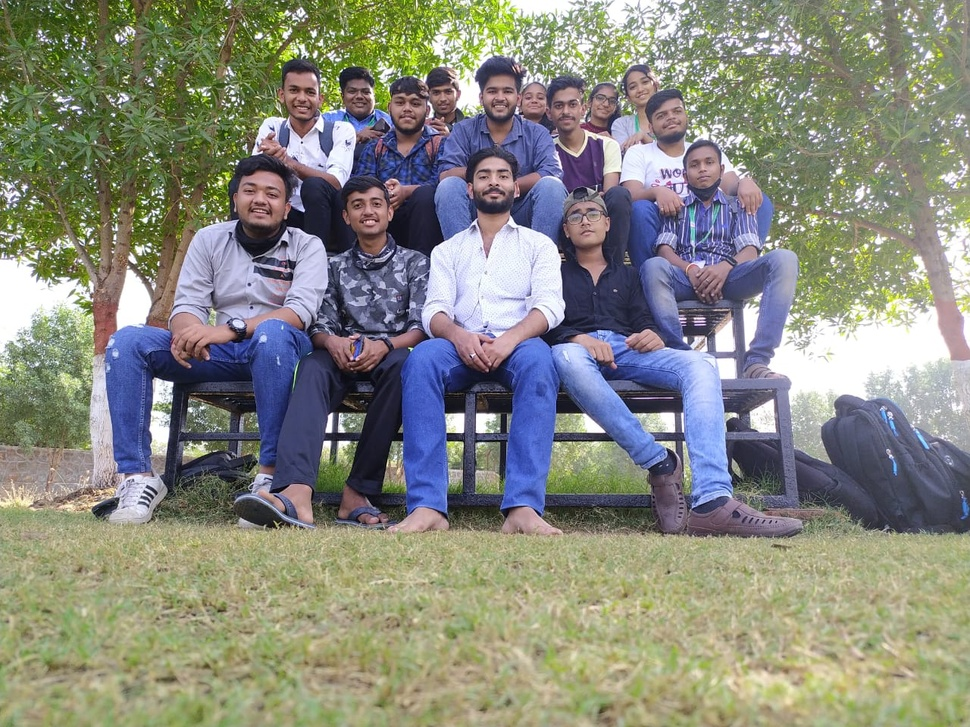
#> input picture grp.jpg, 970 x 727 px, shrunk from 1280 x 960 before the run
$ jupyter execute Task_2_image_to_pencil.ipynb
#> lines starting #> are read from the running program, lines starting #| are printed output that depends on the picture
# Image to Pencil Sketch with Python - DS

[cell 1]
#importing the oprn source vision library
import cv2

[cell 2]
ig = cv2.imread("grp.jpg")
#> ig is the input picture: shape (727, 970, 3); mean B, G, R 126.6, 137.8, 136.2
cv2.imshow("SG", ig)
cv2.waitKey(0)

[cell 3]
gr_img = cv2.cvtColor(ig, cv2.COLOR_BGR2GRAY)
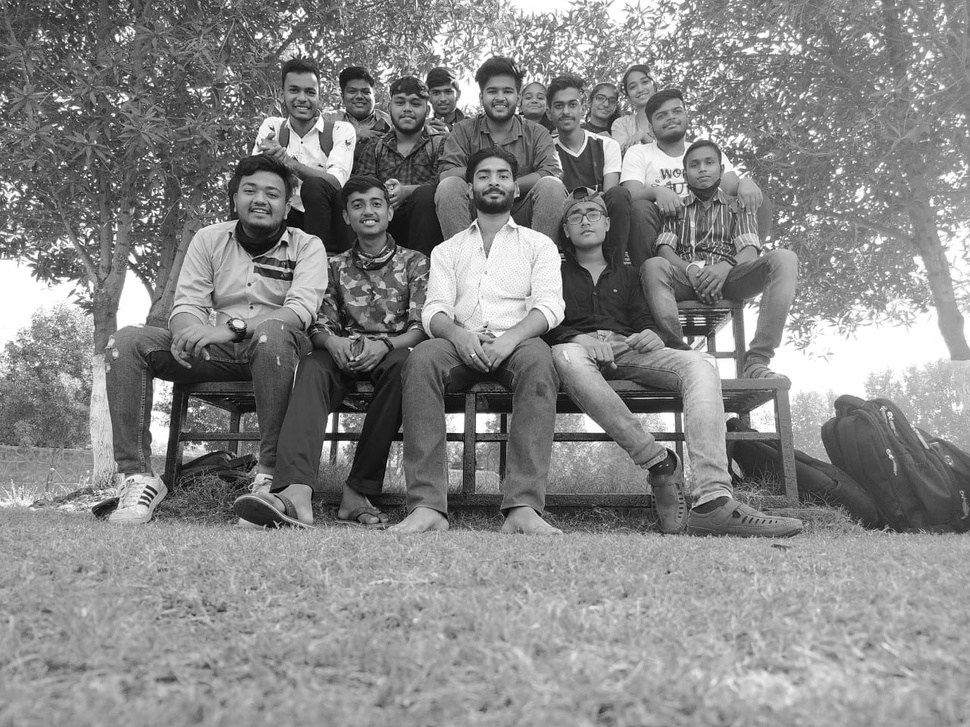
#> gr_img: shape (727, 970); min 0, max 255, mean 136
cv2.imshow("NEW SG", gr_img)
cv2.waitKey(0)

[cell 4]
invrtd_img = 255 - gr_img
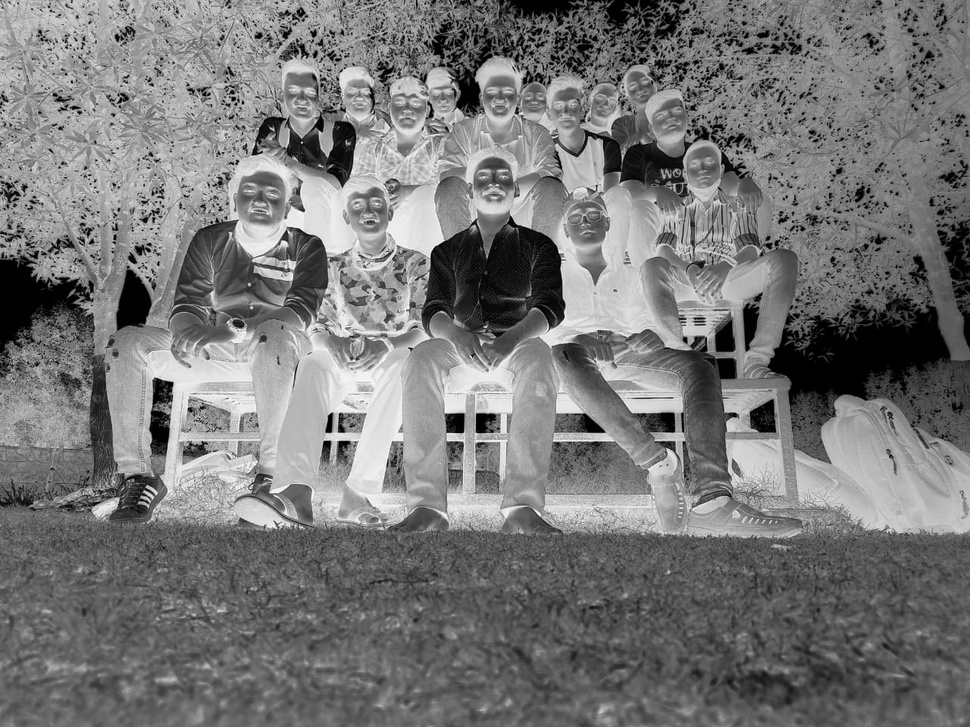
#> invrtd_img: shape (727, 970); min 0, max 255, mean 119
cv2.imshow("INVERTED", invrtd_img)
cv2.waitKey(0)

[cell 5]
blr = cv2.GaussianBlur(invrtd_img, (21, 21), 0)
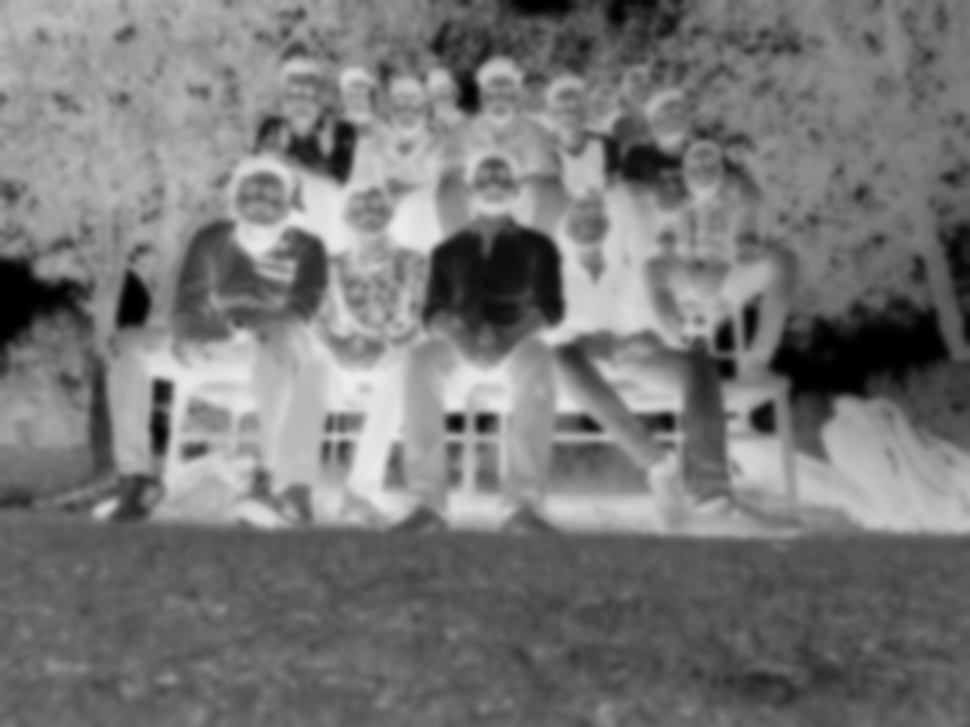
#> blr: shape (727, 970); min 0, max 238, mean 119
cv2.imshow("Blur",blr)
cv2.waitKey(0)

[cell 6]
invrtd_blr = 255 - blr
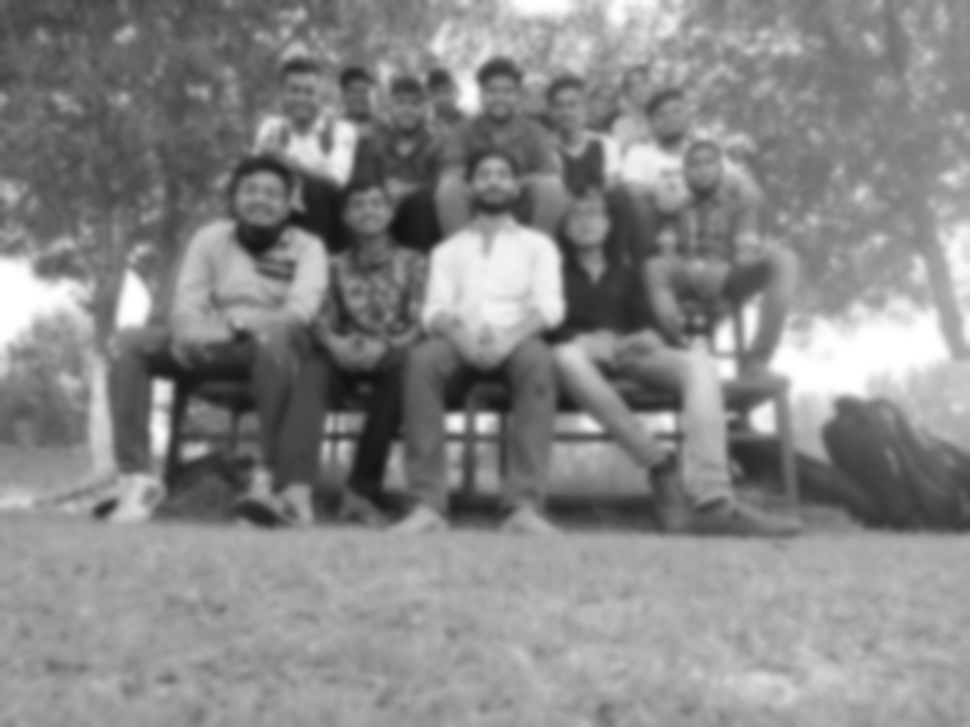
#> invrtd_blr: shape (727, 970); min 17, max 255, mean 136
cv2.imshow("inverted Blur",invrtd_blr)
cv2.waitKey(0)

[cell 7]
pncl_skh = cv2.divide(gr_img,invrtd_blr, scale=265.0)
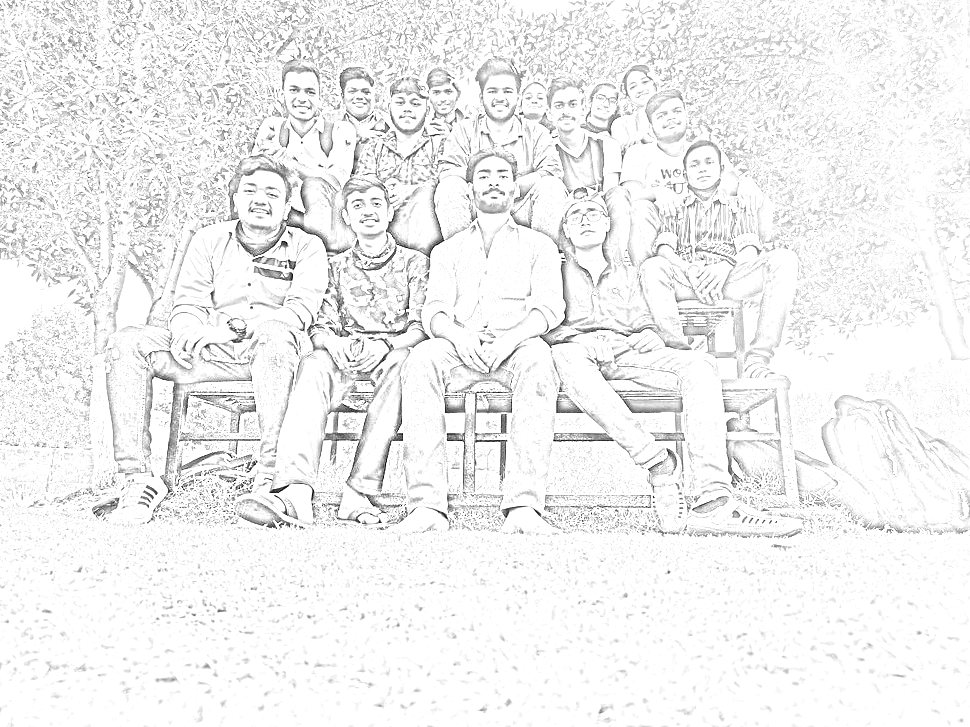
#> pncl_skh: shape (727, 970); min 0, max 255, mean 241.1
cv2.imshow(" Sketch", pncl_skh)
cv2.waitKey(0)
